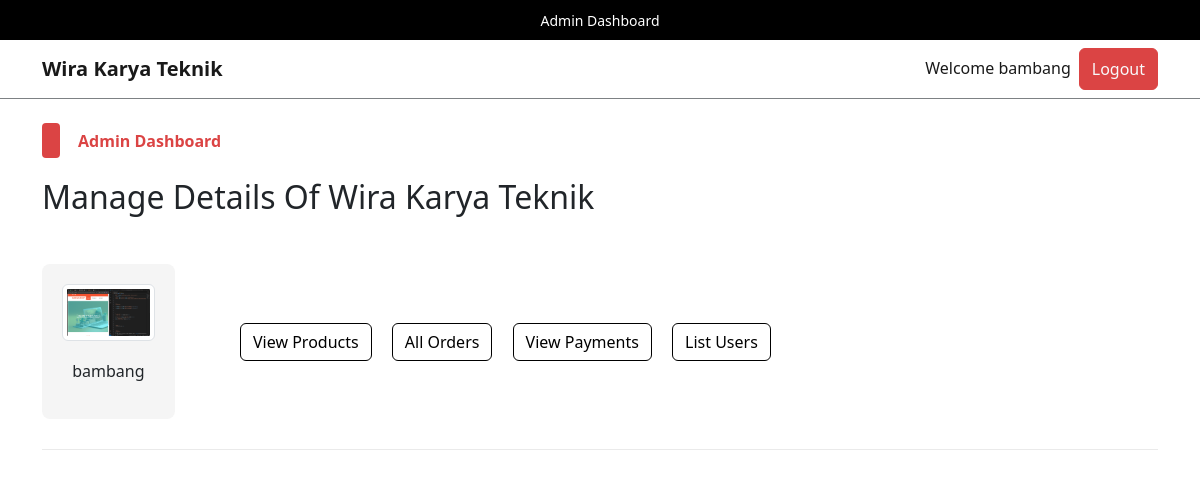
/admin/index.php (signed in), run on the app's committed database.
### tables this page shows
CREATE TABLE `admin_table` (
  `admin_id` int(11) NOT NULL,
  `admin_name` varchar(100) NOT NULL,
  `admin_email` varchar(200) NOT NULL,
  `admin_image` varchar(255) NOT NULL,
  `admin_password` varchar(255) NOT NULL
);

### admin/index.php (the view, shortened to what this page needs)
<?php
if (isset($_SESSION['admin_username'])) {
    $admin_name = $_SESSION['admin_username'];
    $get_admin_data = "SELECT * FROM `admin_table` WHERE admin_name = '$admin_name'";
    $get_admin_result = mysqli_query($con, $get_admin_data);
    $row_fetch_admin_data = mysqli_fetch_array($get_admin_result);
    $admin_name = $row_fetch_admin_data['admin_name'];
    $admin_image = $row_fetch_admin_data['admin_image'];
} else {
    echo "<script>window.open('./admin_login.php', '_self');</script>";
}
?>
<!DOCTYPE html>
<html lang="en">
<head>
    <link rel="stylesheet" href="../assets/css/bootstrap.css">
    <link rel="stylesheet" href="../assets/css/main.css">
</head>
<body>
    <div class="upper-nav primary-bg p-2 px-3 text-center text-break">
        <span>Admin Dashboard</span>
    </div>
    <nav class="navbar navbar-expand-lg navbar-light bg-light">
        <div class="container">
            <a class="navbar-brand fw-bold" href="#">Wira Karya Teknik</a>
            <div class="collapse navbar-collapse" id="navbarSupportedContentad">
                <ul class="navbar-nav ms-auto mb-2 mb-lg-0">
                    <li class="nav-item">
                        <a class="nav-link active" aria-current="page" href="#">Welcome <?php echo $admin_name; ?></a>
                    </li>
                    <li class="nav-item">
                        <button class="btn btn-primary p-0 px-1">
                            <a href="./admin_logout.php" class="nav-link text-light">Logout</a>
                        </button>
                    </li>
                </ul>
            </div>
        </div>
    </nav>
    <div class="control">
        <div class="container pt-4 pb-0">
            <div class="categ-header">
                <div class="sub-title">
                    <span class="shape"></span>
                    <span class="title">Admin Dashboard</span>
                </div>
                <h2>Manage Details Of Wira Karya Teknik</h2>
            </div>
            <div class="row align-items-center">
                <div class="col-md-2">
                    <div class="admin-image">
                        <a href="./index.php"><img src="./admin_images/<?php echo $admin_image; ?>" class="img-thumbnail" alt="Admin Photo"></a>
                        <p><?php echo $admin_name; ?></p>
                    </div>
                </div>
                <div class="col-md-10">
                    <div class="buttons">
                        <button class="btn btn-outline-primary m-2">
                            <a href="index.php?view_products" class="nav-link">View Products</a>
                        </button>
                        <button class="btn btn-outline-primary m-2">
                            <a href="index.php?list_orders" class="nav-link">All Orders</a>
                        </button>
                        <button class="btn btn-outline-primary m-2">
                            <a href="index.php?view_payments" class="nav-link">View Payments</a>
                        </button>
                        <button class="btn btn-outline-primary m-2">
                            <a href="index.php?list_users" class="nav-link">List Users</a>
                        </button>
                    </div>
                </div>
            </div>
        </div>
    </div>
    <div class="container">
        <div class="divider"></div>
    </div>
</body>
</html>

### assets/css/main.css (style rules this page uses)
* { -webkit-box-sizing: border-box; -moz-box-sizing: border-box; box-sizing: border-box; margin: 0; padding: 0; }
html { scroll-behavior: smooth; }
a { text-decoration: none; color: #000000; cursor: pointer; }
button, input[type="submit"] { cursor: pointer; }
ul { list-style: none; }
.primary-bg { background-color: #000; }
.divider { background-color: #eaeaea; height: 1.5px; width: 100%; margin-top: 30px; margin-bottom: 40px; }
.container .categ-header { display: flex; flex-direction: column; gap: 20px; margin-bottom: 40px; }
.container .categ-header .sub-title { display: flex; flex-direction: row; gap: 18px; align-items: center; }
.container .categ-header .sub-title span:nth-of-type(1) { width: 18px; height: 35px; background-color: #db4444; border-radius: 4px; -webkit-border-radius: 4px; -moz-border-radius: 4px; -ms-border-radius: 4px; -o-border-radius: 4px; }
.shape { display: inline-block; width: 18px; height: 35px; background-color: #db4444; border-radius: 4px; -webkit-border-radius: 4px; -moz-border-radius: 4px; -ms-border-radius: 4px; -o-border-radius: 4px; }
.container .categ-header .sub-title span:nth-of-type(2) { color: #db4444; font-weight: bold; }
.upper-nav span { color: #ffffff; font-size: 14px; }
.bg-light { background-color: #ffffff !important; border-bottom: 1px solid #7d8184; }
.control .container .row .admin-image { width: 80%; background-color: #f5f5f5; padding: 20px; display: flex; flex-direction: column; gap: 18px; align-items: center; border-radius: 8px; -webkit-border-radius: 8px; -moz-border-radius: 8px; -ms-border-radius: 8px; -o-border-radius: 8px; }
.control .container .row .admin-image img { width: 100%; }
.control .container .row .buttons a.nav-link { transition: 0s; -webkit-transition: 0s; -moz-transition: 0s; -ms-transition: 0s; -o-transition: 0s; }

### data on the page
admin_table: admin_name "bambang", admin_image (picture)
